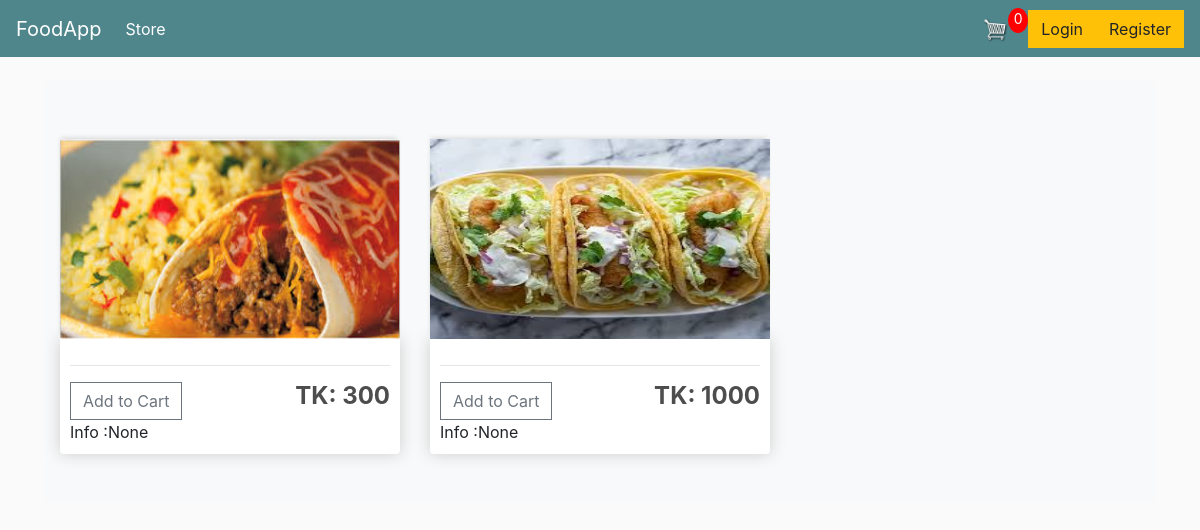
/1/, run on the app's committed database.
### foodlist/models.py (models this page shows, shortened)
class Foodlist(models.Model):
    res_id=models.ForeignKey(Res,on_delete=models.DO_NOTHING)
    food_image=models.ImageField(upload_to="food_images/")
    food_name=models.CharField(max_length=200)
    food_info=models.CharField(max_length=300,null=True)
    price=models.IntegerField()

### foodlist/views.py (the view)
# urls.py: path('<int:res_id>/',foodlist.views.foodview,name="resdetail"),
def foodview(request,res_id):
    template = 'foodlist/foodlist.html'
    foods=Foodlist.objects.all()
    list_foods=foods.filter(res_id=res_id)
    return render(request,template,{"foods":list_foods})

### templates/foodlist/foodlist.html (shortened to what this page needs)
{% extends 'base.html' %}
{% block content %}
<div class="album py-5 bg-light">
<div class="container">
<div class="row">
{% for food in foods %}
<div class="col-lg-4">
			<img class="thumbnail" src="{{ food.food_image.url }}">
			<div class="box-element product">
				<hr>
				<button data-product="{{food.id}}" data-action="add" class="btn btn-outline-secondary add-btn update-cart">Add to Cart</button>
				<h4 style="display: inline-block; float: right"><strong>TK: {{food.price}}</strong></h4>
        <p class="card-text">Info :{{ food.food_info }}</p>
			</div>
</div>
{% endfor %}
</div>
</div>
</div>
{% endblock %}

### static/css/base.css (style rules this page uses)
body { background-color: hsl(0, 0%, 98%); }
h1,h2,h3,h4,h5,h6 { color:hsl(0, 0%, 30%); }
.box-element { box-shadow:hsl(0, 0%, 80%) 0 0 16px; background-color: #fff; border-radius: 4px; padding: 10px; }
.thumbnail { width: 100%; height: 200px; -webkit-box-shadow: -1px -3px 5px -2px rgba(214,214,214,1); -moz-box-shadow: -1px -3px 5px -2px rgba(214,214,214,1); box-shadow: -1px -3px 5px -2px rgba(214,214,214,1); }
.product { border-radius: 0 0 4px 4px; }
.col-lg-4, .col-lg-6, .col-lg-8, .col-lg-12 { margin-top: 10px; }
.btn { border-radius: 0; }

### data on the page
Foodlist: food_image (picture), price "300", food_info "None"
Foodlist: food_image (picture), price "1000", food_info "None"
